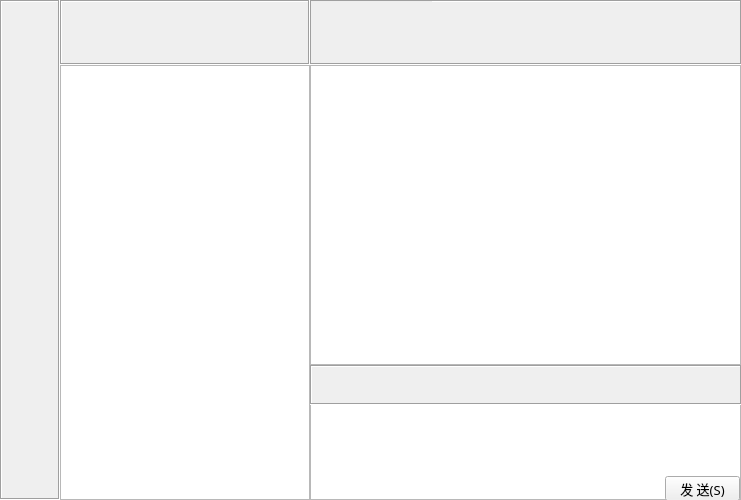
<?xml version="1.0" encoding="UTF-8"?>
<ui version="4.0">
 <class>MainWindow</class>
 <widget class="QMainWindow" name="MainWindow">
  <property name="geometry">
   <rect>
    <x>0</x>
    <y>0</y>
    <width>741</width>
    <height>500</height>
   </rect>
  </property>
  <property name="windowTitle">
   <string>MainWindow</string>
  </property>
  <widget class="QWidget" name="centralWidget">
   <widget class="QPushButton" name="send_push_button">
    <property name="geometry">
     <rect>
      <x>665</x>
      <y>476</y>
      <width>75</width>
      <height>25</height>
     </rect>
    </property>
    <property name="font">
     <font>
      <family>微软雅黑</family>
      <pointsize>10</pointsize>
     </font>
    </property>
    <property name="text">
     <string>发 送(S)</string>
    </property>
   </widget>
   <widget class="QLabel" name="label">
    <property name="geometry">
     <rect>
      <x>0</x>
      <y>0</y>
      <width>60</width>
      <height>500</height>
     </rect>
    </property>
    <property name="frameShape">
     <enum>QFrame::Box</enum>
    </property>
    <property name="frameShadow">
     <enum>QFrame::Sunken</enum>
    </property>
    <property name="text">
     <string/>
    </property>
    <property name="pixmap">
     <pixmap>../../微信/img/bar.jpg</pixmap>
    </property>
   </widget>
   <widget class="QLabel" name="label_2">
    <property name="geometry">
     <rect>
      <x>60</x>
      <y>0</y>
      <width>250</width>
      <height>65</height>
     </rect>
    </property>
    <property name="frameShape">
     <enum>QFrame::Box</enum>
    </property>
    <property name="frameShadow">
     <enum>QFrame::Sunken</enum>
    </property>
    <property name="text">
     <string/>
    </property>
    <property name="pixmap">
     <pixmap>../../微信/img/search.jpg</pixmap>
    </property>
   </widget>
   <widget class="QTableWidget" name="userListTableWidget">
    <property name="geometry">
     <rect>
      <x>60</x>
      <y>65</y>
      <width>250</width>
      <height>435</height>
     </rect>
    </property>
    <property name="font">
     <font>
      <pointsize>14</pointsize>
     </font>
    </property>
    <property name="selectionMode">
     <enum>QAbstractItemView::SingleSelection</enum>
    </property>
    <property name="selectionBehavior">
     <enum>QAbstractItemView::SelectRows</enum>
    </property>
    <property name="showGrid">
     <bool>false</bool>
    </property>
    <attribute name="horizontalHeaderVisible">
     <bool>false</bool>
    </attribute>
    <attribute name="horizontalHeaderDefaultSectionSize">
     <number>250</number>
    </attribute>
    <attribute name="verticalHeaderVisible">
     <bool>false</bool>
    </attribute>
    <column>
     <property name="text">
      <string>在 线 好 友</string>
     </property>
     <property name="textAlignment">
      <set>AlignCenter</set>
     </property>
    </column>
   </widget>
   <widget class="QLabel" name="label_3">
    <property name="geometry">
     <rect>
      <x>310</x>
      <y>0</y>
      <width>432</width>
      <height>65</height>
     </rect>
    </property>
    <property name="frameShape">
     <enum>QFrame::Box</enum>
    </property>
    <property name="frameShadow">
     <enum>QFrame::Sunken</enum>
    </property>
    <property name="text">
     <string/>
    </property>
    <property name="pixmap">
     <pixmap>../../微信/img/title.jpg</pixmap>
    </property>
   </widget>
   <widget class="QLabel" name="userLabel">
    <property name="geometry">
     <rect>
      <x>311</x>
      <y>1</y>
      <width>121</width>
      <height>62</height>
     </rect>
    </property>
    <property name="font">
     <font>
      <family>04b_21</family>
      <pointsize>16</pointsize>
     </font>
    </property>
    <property name="autoFillBackground">
     <bool>true</bool>
    </property>
    <property name="frameShape">
     <enum>QFrame::NoFrame</enum>
    </property>
    <property name="frameShadow">
     <enum>QFrame::Plain</enum>
    </property>
    <property name="text">
     <string/>
    </property>
    <property name="alignment">
     <set>Qt::AlignCenter</set>
    </property>
   </widget>
   <widget class="QTextBrowser" name="chatTextBrowser">
    <property name="geometry">
     <rect>
      <x>310</x>
      <y>65</y>
      <width>431</width>
      <height>300</height>
     </rect>
    </property>
   </widget>
   <widget class="QLabel" name="label_5">
    <property name="geometry">
     <rect>
      <x>310</x>
      <y>365</y>
      <width>432</width>
      <height>40</height>
     </rect>
    </property>
    <property name="frameShape">
     <enum>QFrame::Box</enum>
    </property>
    <property name="frameShadow">
     <enum>QFrame::Sunken</enum>
    </property>
    <property name="text">
     <string/>
    </property>
    <property name="pixmap">
     <pixmap>../../微信/img/tool.jpg</pixmap>
    </property>
   </widget>
   <widget class="QTextEdit" name="chatTextEdit">
    <property name="geometry">
     <rect>
      <x>310</x>
      <y>403</y>
      <width>431</width>
      <height>97</height>
     </rect>
    </property>
   </widget>
   <widget class="QPushButton" name="search_push_button">
    <property name="geometry">
     <rect>
      <x>74</x>
      <y>25</y>
      <width>191</width>
      <height>26</height>
     </rect>
    </property>
    <property name="text">
     <string/>
    </property>
    <property name="flat">
     <bool>true</bool>
    </property>
   </widget>
   <widget class="QPushButton" name="transmission_push_button">
    <property name="geometry">
     <rect>
      <x>350</x>
      <y>375</y>
      <width>31</width>
      <height>23</height>
     </rect>
    </property>
    <property name="text">
     <string/>
    </property>
    <property name="flat">
     <bool>true</bool>
    </property>
   </widget>
   <zorder>chatTextEdit</zorder>
   <zorder>send_push_button</zorder>
   <zorder>label</zorder>
   <zorder>label_2</zorder>
   <zorder>userListTableWidget</zorder>
   <zorder>label_3</zorder>
   <zorder>userLabel</zorder>
   <zorder>chatTextBrowser</zorder>
   <zorder>label_5</zorder>
   <zorder>search_push_button</zorder>
   <zorder>transmission_push_button</zorder>
  </widget>
 </widget>
 <layoutdefault spacing="6" margin="11"/>
 <resources/>
 <connections/>
</ui>
